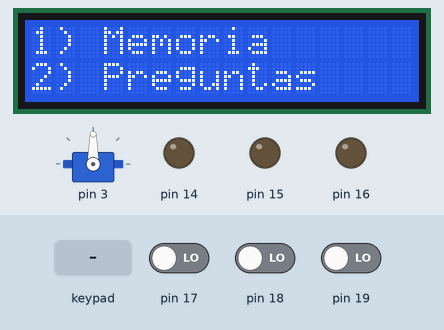
Simulated run of this program. Board: Arduino Uno, built with avr-gcc and run on an emulated ATmega328P. Shown: 16×2 character LCD, servo, output pins drawn as LEDs (lit = HIGH). The test bench sets the inputs (shaded band); at power-on: pin 17 LOW, pin 19 LOW, pin 18 LOW. Random numbers use the default seed unless the program sets one.

Above: at 2.8 s.
2.9 s: key '1' pressed
At 5.1 s:
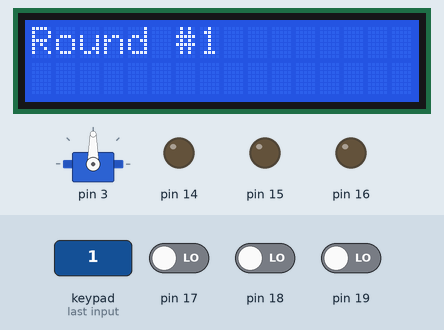
5.4 s: pin 17 driven HIGH
At 7.8 s:
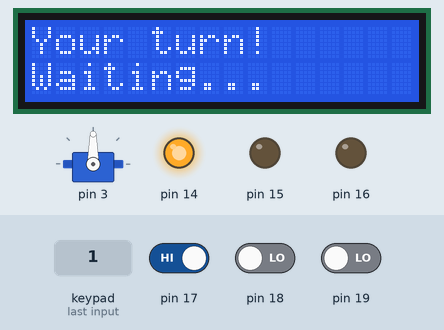
8.4 s: pin 19 driven HIGH
At 13.6 s:
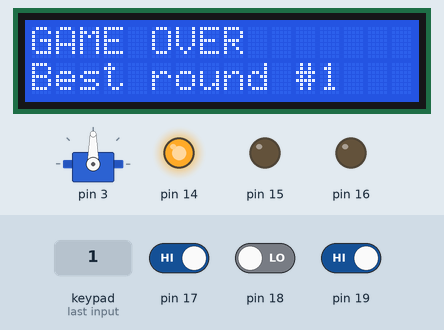
14.4 s: key '2' pressed
At 16.9 s:
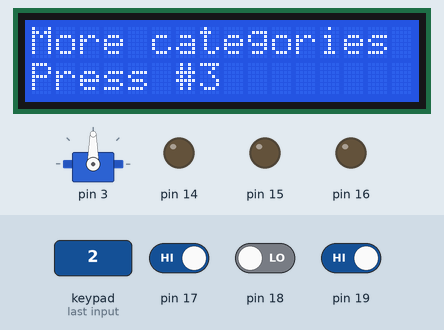
17.4 s: key '3' pressed
At 19.2 s:
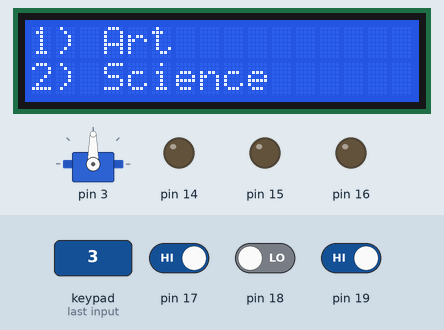
20.0 s: key '1' pressed
At 21.2 s:
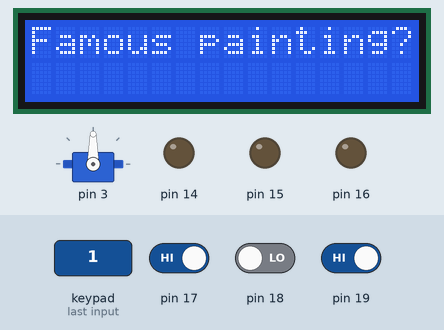
Timing chart, 0 to 23.0 s (numbered marks = the images above; inputs shaded):
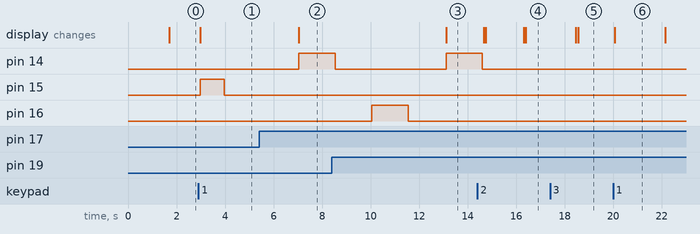

The program:

main.cpp
```cpp
#include <Servo.h>
#include <LiquidCrystal.h>
#include <Wire.h>
#include <Keypad.h>
#include <Key.h>

/*
 *  Available digital (PWM~) I/O ports.
 */
namespace ArduinoDigitalPort
{
  enum DigitalPort : byte
  {
    PORT_0 = 0x000000,
    PORT_1 = 0x000001,
    PORT_2 = 0x000002,
    PORT_3 = 0x000003,
    PORT_4 = 0x000004,
    PORT_5 = 0x000005,
    PORT_6 = 0x000006,
    PORT_7 = 0x000007,
    PORT_8 = 0x000008,
    PORT_9 = 0x000009,
    PORT_10 = 0x00000A,
    PORT_11 = 0x00000B,
    PORT_12 = 0x00000C,
    PORT_13 = 0x00000D,
  };
}

/*
 *  Available analog ports.
 */
namespace ArduinoAnalogPort
{
  enum AnalogPorts : byte
  {
    APORT0 = 0x00000E,
    APORT1 = 0x00000F,
    APORT2 = 0x000010,
    APORT3 = 0x000011,
    APORT4 = 0x000012,
    APORT5 = 0x000013,
    APORT6 = 0x000014,
    APORT7 = 0x000015,
  };
}

/*
 *  Used ports
 */
namespace ArduinoGamePort
{
  enum GamePort : byte
  {
    SERVO = ArduinoDigitalPort::PORT_3,
    KEYPAD_3 = ArduinoDigitalPort::PORT_2,
    KEYPAD_2 = ArduinoDigitalPort::PORT_4,
    KEYPAD_1 = ArduinoDigitalPort::PORT_5,
    KEYPAD_R1 = ArduinoDigitalPort::PORT_6,
    LCD_RS = ArduinoDigitalPort::PORT_7,
    LCD_E = ArduinoDigitalPort::PORT_8,
    LCD_D4 = ArduinoDigitalPort::PORT_9,
    LCD_D5 = ArduinoDigitalPort::PORT_10,
    LCD_D6 = ArduinoDigitalPort::PORT_11,
    LCD_D7 = ArduinoDigitalPort::PORT_12,
    LED_RED = ArduinoAnalogPort::APORT0,
    LED_GREEN = ArduinoAnalogPort::APORT1,
    LED_YELLOW = ArduinoAnalogPort::APORT2,
    ON_RED = ArduinoAnalogPort::APORT3,
    ON_GREEN = ArduinoAnalogPort::APORT4,
    ON_YELLOW = ArduinoAnalogPort::APORT5,
    NONE_PORT = 0x00000FF
  };
}

/* Constants related to the peripheral LCD. */
namespace Display
{
  static LiquidCrystal lcd(
      ArduinoGamePort::LCD_RS,
      ArduinoGamePort::LCD_E,
      ArduinoGamePort::LCD_D4,
      ArduinoGamePort::LCD_D5,
      ArduinoGamePort::LCD_D6,
      ArduinoGamePort::LCD_D7); // Connection (RS, ENABLE, D4, D5, D6, D7)

  static const uint8_t LCD_ROWS{2};
  static const uint8_t LCD_COLUMNS{16};

  static void set_default_conf()
  {
    Display::lcd.begin(Display::LCD_COLUMNS, Display::LCD_ROWS);
    Display::lcd.setCursor(0, 0);
    Display::lcd.clear();
  }

  /*
    Prints a sequence of characters on the LCD, as long as it does not exceed
    the LCD's capacity.
  */
  void print(const char *serial_data)
  {
    set_default_conf();
    uint8_t row = 0;
    uint8_t col = 0;

    if (serial_data != nullptr)
    {
      for (size_t i = 0; serial_data[i] != '\0'; i++)
      {
        if (serial_data[i] == '\n')
        {
          row++;
          col = 0;

          if (row >= LCD_ROWS)
            break;

          lcd.setCursor(0, row);
        }
        else
        {
          lcd.print(serial_data[i]);
          col++;

          if (col > LCD_COLUMNS)
          {
            col = 0;
            row++;

            if (row > LCD_ROWS)
              break;

            lcd.setCursor(0, row);
          }
        }
      }
    }
  }
}

namespace ServoMotor
{
  enum class Angle
  {
    RIGHT = 0,
    LEFT = 180,
    CENTER = 90
  };

  static Servo servo;
  uint8_t degrees = 0;
}

namespace Keyboard
{
  enum class KeyPressed
  {
    ONE = '1',
    TWO = '2',
    THREE = '3',
    None = '0'
  };

  const byte ROWS = 1;
  const byte COLUMNS = 3;
  byte ROW_PORTS[ROWS]{ArduinoGamePort::KEYPAD_R1};
  byte COLUMN_PORTS[COLUMNS]{
      ArduinoGamePort::KEYPAD_1,
      ArduinoGamePort::KEYPAD_2,
      ArduinoGamePort::KEYPAD_3};
  char keys[ROWS][COLUMNS]{{'1', '2', '3'}};

  static Keypad keyBoard(makeKeymap(keys), ROW_PORTS, COLUMN_PORTS, ROWS, COLUMNS);
}

namespace ArduinoUtils
{
  static void turn_off_port(ArduinoGamePort::GamePort port)
  {
    digitalWrite(port, LOW);
  }

  static void turn_on_port(ArduinoGamePort::GamePort port)
  {
    digitalWrite(port, HIGH);
  }

  // Convert a character to a pressable key option.
  static Keyboard::KeyPressed on_key_pressed(char key)
  {
    if (key >= 0x000031 && key <= 0x000033)
      return (Keyboard::KeyPressed)key;
    return Keyboard::KeyPressed::None;
  }

  static void servo_set_angle(ServoMotor::Angle angle)
  {
    ServoMotor::servo.write(static_cast<int>(angle));
  }

  // Convert a button-related port as a byte to the corresponding port of the LED it should activate.
  static ArduinoGamePort::GamePort on_push_pressed(byte push_event)
  {
    if (push_event == static_cast<byte>(ArduinoGamePort::GamePort::ON_GREEN))
      return ArduinoGamePort::GamePort::LED_GREEN;

    if (push_event == static_cast<byte>(ArduinoGamePort::GamePort::ON_RED))
      return ArduinoGamePort::GamePort::LED_RED;

    if (push_event == static_cast<byte>(ArduinoGamePort::GamePort::ON_YELLOW))
      return ArduinoGamePort::GamePort::LED_YELLOW;
    return ArduinoGamePort::NONE_PORT;
  }

  // Welcome Message
  static void greeting()
  {
    Display::print("Bienvenido!");
    delay(1500);
    Display::print("1) Memoria\n2) Preguntas");
  }

  // Set the initial state of the hardware.
  static void set_default_values()
  {
    turn_off_port(ArduinoGamePort::LED_GREEN);
    turn_off_port(ArduinoGamePort::LED_RED);
    turn_off_port(ArduinoGamePort::LED_YELLOW);
    ArduinoUtils::servo_set_angle(ServoMotor::Angle::CENTER);
    Display::set_default_conf();
  }
}

/* Implementations of available games */
namespace ArduinoGames
{
  // Represents the initial state of the game.
  enum class GameState
  {
    RUNNING,
    OVER
  };

  /*
    The MemoryGame structure represents an abstraction of the game (2).
    The implementation uses the singleton pattern to ensure that only one instance can be created.
  */
  struct MemoryGame
  {
    static MemoryGame &instance()
    {
      static MemoryGame _instance;
      return _instance;
    }

    // Main function with the game logic.
    void initialize()
    {
      GameState game_state = GameState::RUNNING; // Current game state, running.

      // Main loop only ends if the player loses.
      while (game_state != GameState::OVER)
      {
        this->difficulty += 1; // Increase difficulty for each correct guess.
        char match_advice[16];
        (String("Round #") + String(this->difficulty)).toCharArray(match_advice, 16);
        Display::print(match_advice);
        random_color_sequence();            // Create a new random sequence.
        turn_on_color_sequence(1000, 3000); // Show the sequence with a delay of 2(1/2) sec.

        // Check if the user correctly enters the sequence.
        Display::print("Your turn!\nWaiting...");
        byte tries = 0; // User's attempts.

        // Secondary loop only ends if the user makes a mistake or enters the sequence correctly.
        while (tries < this->difficulty && game_state != GameState::OVER)
        {
          // Iterate through the button ports to check which one was pressed by the user.
          for (byte port{ArduinoGamePort::GamePort::ON_RED}; port <= ArduinoGamePort::GamePort::ON_YELLOW; port++)
          {
            // If any button is pressed, check if the user made a mistake or not.
            if (digitalRead(port) > 0)
            {
              ArduinoGamePort::GamePort current_led_port = ArduinoUtils::on_push_pressed(port);
              ArduinoGamePort::GamePort led_port = this->color_sequence[tries];
              if (current_led_port != led_port) // Only if the user made a mistake.
              {
                game_state = GameState::OVER;
              }
              else
              {
                tries++; // Increment only if the correct button was pressed.
              }
              ArduinoUtils::turn_on_port(ArduinoUtils::on_push_pressed(port));
              delay(1500); // Time the LED stays on (or the electric pulse)
              ArduinoUtils::turn_off_port(ArduinoUtils::on_push_pressed(port));
              delay(1500); // Delay after turning off the LED (this is done due to the simulation delay)
            }
          }
        }
      }
      // Free memory and apply default values.
      char game_over_advice[32];
      (String("GAME OVER\nBest round #") + String(this->difficulty)).toCharArray(game_over_advice, 32);
      Display::print(game_over_advice);

      if (this->difficulty < 5)
        ArduinoUtils::turn_on_port(ArduinoGamePort::LED_RED);

      if (this->difficulty >= 6 && this->difficulty <= 8)
        ArduinoUtils::turn_on_port(ArduinoGamePort::LED_YELLOW);

      if (this->difficulty > 8)
        ArduinoUtils::turn_on_port(ArduinoGamePort::LED_GREEN);

      delay(1500); // Delay for the game over message.
      this->difficulty = 0;
      drop_color_sequence();
    }

  private:
    void turn_on_color_sequence(uint16_t flash_delay, uint16_t after_flash_delay)
    {
      for (byte i{}; i < this->difficulty; i++)
      {
        ArduinoGamePort::GamePort port = this->color_sequence[i];
        ArduinoUtils::turn_on_port(port);
        delay(flash_delay); // Delay after turning on an LED.
        ArduinoUtils::turn_off_port(port);
        delay(after_flash_delay); // Delay after turning off the LED (This is done due to the simulation delay)
      }
    }

    void random_color_sequence()
    {
      // Allocate enough space for the new LED sequence.
      allocate_color_sequence();

      // Randomly choose the ports of the LEDs to turn on.
      for (byte i{}; i < this->difficulty; i++)
      {
        this->color_sequence[i] = (ArduinoGamePort::GamePort) static_cast<byte>(random(ArduinoGamePort::LED_RED, ArduinoGamePort::LED_YELLOW + 1));
      }
    }

    // Free memory, random color sequence.
    void drop_color_sequence()
    {
      if (is_valid_color_sequence())
      {
        delete[] this->color_sequence;
        this->color_sequence = nullptr;
      }
    }

    // Memory validation.
    bool is_valid_color_sequence()
    {
      return this->color_sequence != nullptr;
    }

    void allocate_color_sequence()
    {
      // Free memory occupied by the previous sequence.
      drop_color_sequence();

      // Allocate memory for the new sequence.
      this->color_sequence = new ArduinoGamePort::GamePort[this->difficulty];
    }

  private:
    MemoryGame() : difficulty(0), color_sequence(nullptr){};
    MemoryGame(const MemoryGame &) = delete;
    MemoryGame &operator=(const MemoryGame &) = delete;

    // Free the memory occupied by the game sequence.
    ~MemoryGame()
    {
      drop_color_sequence();
    }

  private:
    uint8_t difficulty;
    ArduinoGamePort::GamePort *color_sequence;
  };

// Structure Question to store the questions
typedef struct
{
  const char quiz[17]; // Question
  const char options[3][17];
  char answer; // Index of the correct answer.
} Question;

// Array of questions stored in flash memory
const Question allQuestions[] PROGMEM = {
    // Movie Questions
    {"Pulp Fic. dir?", {"Scorsese", "Tarantino", "Spielberg"}, '2'},
    {"Godfather actor?", {"Al Pacino", "Marlon Brando", "Robert De Niro"}, '2'},
    {"Titanic release?", {"1995", "1997", "1999"}, '2'},
    {"LaLaLand act?", {"Emma Stone", "J. Lawrence", "Natalie Port"}, '1'},
    {"Matrix genre?", {"Action", "Sci-Fi", "Comedy"}, '2'},
    // Sports Questions
    {"Racket sport?", {"Tennis", "Soccer", "Basketball"}, '1'},
    {"2018 World Cup?", {"France", "Brazil", "Germany"}, '1'},
    {"Famous player?", {"M. Jordan", "LeBron James", "Kobe Bryant"}, '1'},
    {"Super Bowl 2021?", {"KC Chiefs", "SF 49ers", "TB Buccaneers"}, '3'},
    {"Ball-less sport?", {"Athletics", "Volleyball", "Hockey"}, '1'},
    // Art Questions
    {"Famous painting?", {"Last Supper", "Starry Night", "The Scream"}, '1'},
    {"Scul in Vatican?", {"Pieta", "David", "Moses"}, '1'},
    {"Sgt Pepper's?", {"The Beatles", "Rolling Stones", "Led Zeppelin"}, '1'},
    {"Impress painter?", {"C. Monet", "P. Picasso", "V. van Gogh"}, '1'},
    {"Verdi's opera?", {"La Traviata", "Carmen", "Rigoletto"}, '1'},
    // Science Questions
    {"Fst man on moon?", {"Neil A.", "Buzz A.", "Yuri G."}, '3'},
    {"Subatomic part?", {"Proton", "Electron", "Neutron"}, '1'},
    {"Celestial body?", {"Planet", "Star", "Moon"}, '1'},
    {"Unit of force?", {"Volt", "Watt", "Newton"}, '3'},
    {"Vision center?", {"Eye", "Brain", "Heart"}, '2'},
    // History Questions
    {"WW2 end year?", {"1939", "1945", "1951"}, '2'},
    {"Fst US presid?", {"George W.", "Abraham L.", "Thomas J."}, '2'},
    {"French Rev?", {"18th", "19th", "20th"}, '2'},
    {"Treaty city?", {"Paris", "Berlin", "London"}, '1'},
    {"First Roman emp?", {"Julius Caesar", "Augustus", "Nero"}, '2'},
    // Geography Questions
    {"Capital of Aust?", {"Canberra", "Sydney", "Melbourne"}, '1'},
    {"Egypt continent?", {"Africa", "Asia", "Europe"}, '1'},
    {"H-hest mountain?", {"Mount Everest", "Kilimanjaro", "Mount Aconcagua"}, '1'},
    {"Renaissance?", {"Italy", "France", "Spain"}, '1'},
    {"Most popu. cont?", {"Asia", "Africa", "Europe"}, '2'}
};

const char category_catalog[6][14] = {"1) Movie", "2) Sports", "1) Art", "2) Science", "1) History", "2) Geography"};

  struct QuizGame
  {
    static QuizGame &instance()
    {
      static QuizGame _instance;
      return _instance;
    }

    void initialize()
    {
      GameState game_state = GameState::RUNNING;
      byte page_index = 0;                                                  // Index of the category page, each page contains 2 categories.
      Keyboard::KeyPressed key_category_event = Keyboard::KeyPressed::None; // Selected category.

      Display::print("More categories\nPress #3");
      delay(2000); // Instructions usage time.

      // Only ends if a category is chosen.
      while (key_category_event != Keyboard::KeyPressed::ONE && key_category_event != Keyboard::KeyPressed::TWO)
      {
        key_category_event = Keyboard::KeyPressed::None;

        // Display the categories.
        display_categories(page_index * 2, page_index * 2 + 1);

        // Only ends if a category is chosen or page is changed.
        while (key_category_event == Keyboard::KeyPressed::None)
        {
          // Get keyboard events to validate which category is selected.
          key_category_event = ArduinoUtils::on_key_pressed(Keyboard::keyBoard.getKey());
          if (key_category_event == Keyboard::KeyPressed::THREE)
          {
            page_index++;
            if (page_index > 2)
              page_index = 0;
          }
        }
      }

      byte next_quiz = 0;       // Next question.
      byte correct_answers = 0; // User's correct answers.
      // Convert the selected category to the equivalent byte value.
      byte category_selected = static_cast<byte>(key_category_event) % 3;
      Keyboard::KeyPressed key_answer_event = Keyboard::KeyPressed::None; // User's answer.

      while (game_state != GameState::OVER)
      {
        // Read the content from the Arduino's flash memory.
        const Question *quiz = &allQuestions[next_quiz + (page_index * 10) + (category_selected - 1) * 5];

        Display::print(read_mem_str(quiz->quiz));
        delay(2000);

        // Display the options.
        for (byte option{}; option < 3; option++)
        {
          Display::print(read_mem_str(quiz->options[option]));
          delay(2000);
        }

        Display::print("Which option?\nWaiting...");

        key_answer_event = Keyboard::KeyPressed::None;
        Keyboard::KeyPressed answer = ArduinoUtils::on_key_pressed(
            *read_mem_str(static_cast<const char *>(&quiz->answer)));

        while (key_answer_event == Keyboard::KeyPressed::None)
        {
          // Get keyboard events.
          key_answer_event = ArduinoUtils::on_key_pressed(Keyboard::keyBoard.getKey());
          if (key_answer_event != Keyboard::KeyPressed::None)
          {
            next_quiz++;
            if (key_answer_event == answer)
            {
              correct_answers++;
            }

            // If the maximum number of questions is reached, the game ends.
            if (next_quiz > 4)
            {
              game_state = GameState::OVER;
            }
          }
        }
      }
      char game_over_advice[32];
      (String("GAME OVER\nBest round #") + String(correct_answers)).toCharArray(game_over_advice, 32);
      Display::print(game_over_advice);

      if (correct_answers <= 2)
      {
        ArduinoUtils::turn_on_port(ArduinoGamePort::LED_RED);
        ArduinoUtils::servo_set_angle(ServoMotor::Angle::LEFT);
      }

      if (correct_answers == 3)
      {
        ArduinoUtils::turn_on_port(ArduinoGamePort::LED_YELLOW);
        ArduinoUtils::servo_set_angle(ServoMotor::Angle::RIGHT);
      }

      if (correct_answers >= 4 && correct_answers <= 5)
      {
        ArduinoUtils::turn_on_port(ArduinoGamePort::LED_GREEN);
        ArduinoUtils::servo_set_angle(ServoMotor::Angle::RIGHT);
      }
      delay(2500); // Delay before ending the game.
    }

  private:
    const char *read_mem_str(const char *str)
    {
      static char buffer[256];                          // Temporary buffer to store the text string
      strcpy_P(buffer, static_cast<const char *>(str)); // Copy the text string from flash memory to the buffer
      return buffer;                                    // Return the constant pointer to the buffer
    }

    void display_categories(byte at_index, byte end_index)
    {
      String categories = ""; // Temporary string for easier concatenation.
      char buff[24];          // Temporary buffer to visualize the resulting string.
      for (byte option{at_index}; option <= end_index; option++)
      {
        categories += category_catalog[option];
        categories += '\n';
      }
      categories.toCharArray(buff, 24);
      Display::print(buff);
    }

  private:
    QuizGame() {}
    QuizGame(const MemoryGame &) = delete;
    QuizGame &operator=(const MemoryGame &) = delete;
    ~QuizGame()
    {
    }
  };

  static void start_game(Keyboard::KeyPressed event)
  {
    if (event == Keyboard::KeyPressed::ONE)
      MemoryGame::instance().initialize();

    if (event == Keyboard::KeyPressed::TWO)
      QuizGame::instance().initialize();

    if (event == Keyboard::KeyPressed::ONE || event == Keyboard::KeyPressed::TWO)
    {
      ArduinoUtils::set_default_values();
      ArduinoUtils::greeting();
    }
  }
}

/*
 *  Configuration of I/O peripherals.
 */
void setup()
{

  Serial.begin(9600);
  Display::set_default_conf();

  // LEDs on analog ports.
  pinMode(ArduinoGamePort::LED_RED, OUTPUT);
  pinMode(ArduinoGamePort::LED_GREEN, OUTPUT);
  pinMode(ArduinoGamePort::LED_YELLOW, OUTPUT);

  // Buttons on analog ports.
  pinMode(ArduinoGamePort::ON_RED, INPUT);
  pinMode(ArduinoGamePort::ON_GREEN, INPUT);
  pinMode(ArduinoGamePort::ON_YELLOW, INPUT);

  // Servo motor
  ServoMotor::servo.attach(ArduinoGamePort::SERVO);
  ArduinoUtils::greeting();
}

void loop()
{
  Keyboard::KeyPressed key_event =
      ArduinoUtils::on_key_pressed(Keyboard::keyBoard.getKey()); // Get keyboard event.
  ArduinoGames::start_game(key_event);                           // Validate keyboard event.
}
```

Measured:
- after the input at 2.9 s, pin 15: LOW → HIGH after 0.08 s, → LOW 1.0 s later; the display: changes after 0.08 s (image 1)
- after the input at 5.4 s, pin 14: LOW → HIGH after 1.6 s
- after the input at 8.4 s, pin 16: LOW → HIGH after 1.6 s, → LOW 1.5 s later
- after the input at 20.0 s, the display: changes after 0.07 s (image 6)
- what the display in image 6 shows lasts 2.0 s, from 20.1 s to 22.1 s
